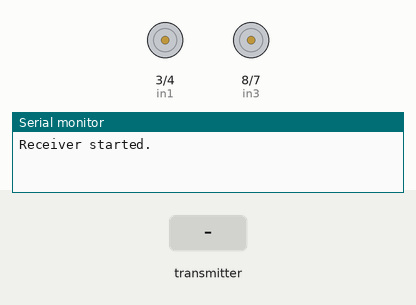
A sketch run on a simulated Arduino Uno, built with avr-gcc and run on an emulated ATmega328P. Parts: motor-driver pin pairs drawn as motors (green arrow = first pin HIGH = forward, orange = second pin HIGH = backward, longer = more drive, scaled by the enable pin), the last lines printed to the serial monitor. Inputs (shaded band) come from the test bench. No radio packets arrive unless stated.

Above: at 1.2 s.
1.3 s: the transmitter starts sending inMessage.0 = 256
2.8 s: the transmitter starts sending inMessage.0 = 1023
At 3.7 s:
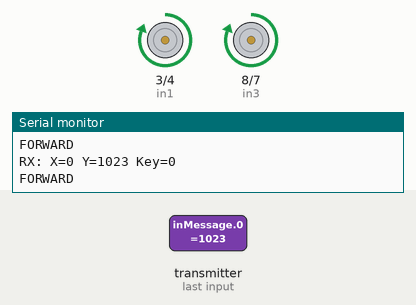
4.3 s: the transmitter starts sending inMessage.1 = 0
7.3 s: the transmitter starts sending inMessage.2 = 0
10.3 s: the transmitter starts sending inMessage.1 = 256
13.3 s: the transmitter starts sending inMessage.0 = 0
At 14.0 s:
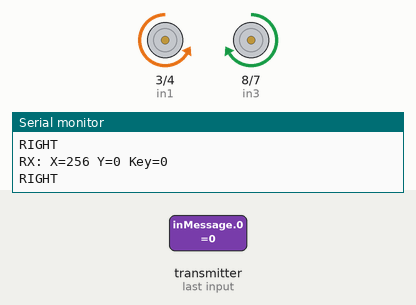
Timing chart, 0 to 15.8 s (numbered marks = the images above; inputs shaded):
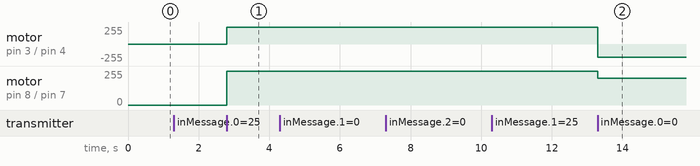

Measured:
- after the input at 2.8 s, motor on pin 3 (in1) / pin 4 (in2), motor on pin 8 (in3) / pin 7 (in4): stopped → forward 255/255 at once
- after the input at 13.3 s, motor on pin 3 (in1) / pin 4 (in2): forward 255/255 → backward 200/255 at once; motor on pin 8 (in3) / pin 7 (in4): forward 255/255 → forward 200/255 at once

The sketch:

RCCARRECIEVER.ino
```cpp
#include "Arduino.h"
#include <SPI.h>
#include <RF24.h>

// Motor connections
const int enA = 5;
const int in1 = 3;
const int in2 = 4;
const int enB = 6;
const int in3 = 8;
const int in4 = 7;

// RF24 configuration
const uint64_t pipeIn = 0xE8E8F0F0E1LL;
RF24 radio(9, 10);

// Variables
int analogX = 0;
int analogY = 0;
int joyKeyState = 0;
int inMessage[3];
unsigned long lastReceiveTime = 0;

const int THRESHOLD = 15;

void setup() {
  pinMode(enA, OUTPUT);
  pinMode(enB, OUTPUT);
  pinMode(in1, OUTPUT);
  pinMode(in2, OUTPUT);
  pinMode(in3, OUTPUT);
  pinMode(in4, OUTPUT);
  moveStop();

  Serial.begin(9600);
  Serial.println("Receiver started.");

  radio.begin();
  radio.setAutoAck(false);
  radio.setPALevel(RF24_PA_LOW);
  radio.setDataRate(RF24_250KBPS);
  radio.setChannel(110);
  radio.openReadingPipe(1, pipeIn);
  radio.startListening();
}

void loop() {
  if (radio.available()) {
    radio.read(&inMessage, sizeof(inMessage));
    analogY = inMessage[0];
    analogX = inMessage[1];
    joyKeyState = inMessage[2];
    lastReceiveTime = millis();

    // Print raw values for debugging
    Serial.print("RX: X=");
    Serial.print(analogX);
    Serial.print(" Y=");
    Serial.print(analogY);
    Serial.print(" Key=");
    Serial.println(joyKeyState);


    if (abs(analogY) > THRESHOLD) {
      if (analogY > THRESHOLD) {
        Serial.println("FORWARD");
        moveForward(analogY);
      } else {
        Serial.println("BACKWARD");
        moveBackward(abs(analogY));
      }
    }
    else if (abs(analogX) > THRESHOLD) {
      if (analogX > THRESHOLD) {
        Serial.println("RIGHT");
        turnRight();
      } else {
        Serial.println("LEFT");
        turnLeft();
      }
    }
    else {
      Serial.println("STOP");
      moveStop();
    }
  }

  // Safety stop after 200ms of no signal
  if (millis() - lastReceiveTime > 200) {
    moveStop();
  }
}


void moveStop() {
  analogWrite(enA, 0);
  analogWrite(enB, 0);
  digitalWrite(in1, LOW);
  digitalWrite(in2, LOW);
  digitalWrite(in3, LOW);
  digitalWrite(in4, LOW);
}

void moveForward(int speed) {
  analogWrite(enA, speed);
  analogWrite(enB, speed);
  digitalWrite(in1, HIGH);
  digitalWrite(in2, LOW);
  digitalWrite(in3, HIGH);
  digitalWrite(in4, LOW);
}

void moveBackward(int speed) {
  analogWrite(enA, speed);
  analogWrite(enB, speed);
  digitalWrite(in1, LOW);
  digitalWrite(in2, HIGH);
  digitalWrite(in3, LOW);
  digitalWrite(in4, HIGH);
}

void turnRight() {
  analogWrite(enA, 200);
  analogWrite(enB, 200);
  digitalWrite(in1, LOW);
  digitalWrite(in2, HIGH);
  digitalWrite(in3, HIGH);
  digitalWrite(in4, LOW);
}

void turnLeft() {
  analogWrite(enA, 200);
  analogWrite(enB, 200);
  digitalWrite(in1, HIGH);
  digitalWrite(in2, LOW);
  digitalWrite(in3, LOW);
  digitalWrite(in4, HIGH);
}
```
